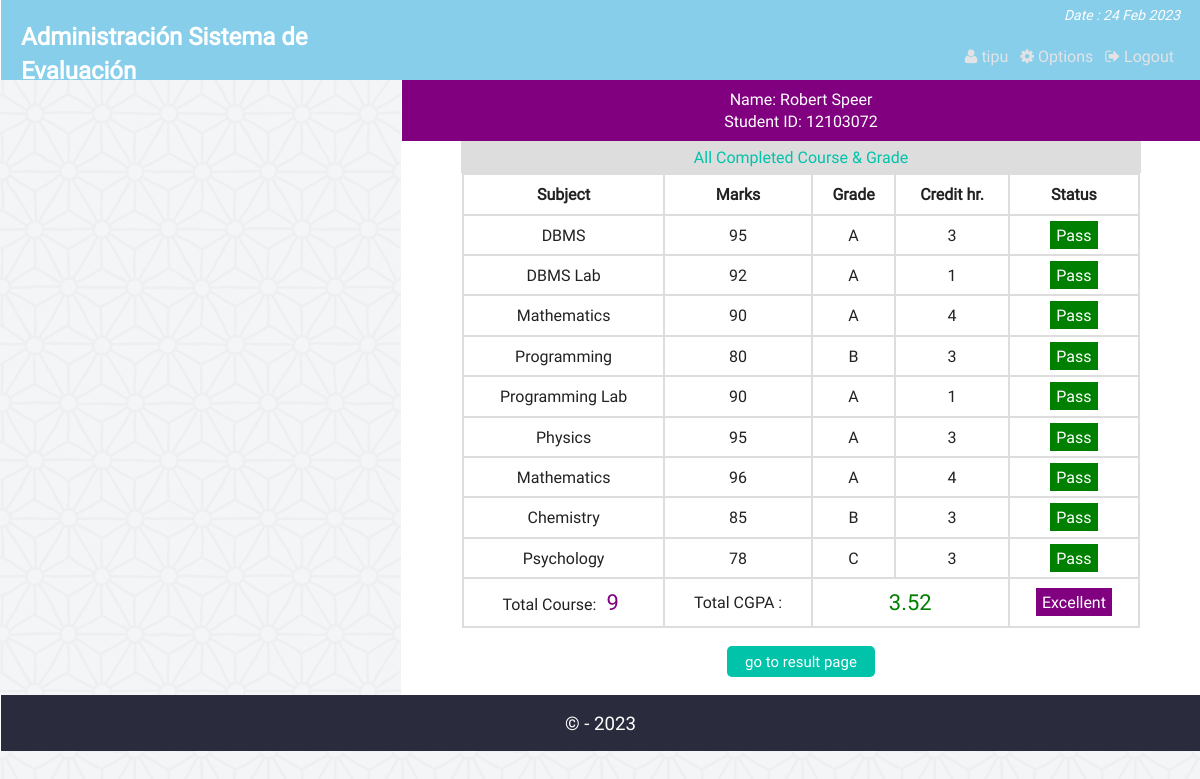
/view_cgpa.php?vr=12103072&vn=Robert Speer (signed in), run on the app's committed database.
### tables this page shows
CREATE TABLE `result` (
  `id` int(11) NOT NULL,
  `st_id` int(11) NOT NULL,
  `marks` int(5) NOT NULL,
  `sub` varchar(50) NOT NULL,
  `semester` varchar(20) NOT NULL
);

### php/functions.php (called while the page is built, shortened)
<?php
class login_registration_class{
	public function view_cgpa($stid){
		global $conn;
		$sql = "select * from result where st_id='$stid'";
		$result = $conn->query($sql);
		return $result;
	}
};
?>

### view_cgpa.php (the view, shortened to what this page needs)
<?php
	require "php/config.php";
	require_once "php/functions.php";
	$user = new login_registration_class();
	if(isset($_REQUEST['vr'])){
		$stid = $_REQUEST['vr'];
		$name = $_REQUEST['vn'];
	}
?>
<?php
include "php/headertop_admin.php";
?>
<div class="all_student fix">
		<?php
		function credit_hour($x){
			if($x=="DBMS") return 3;
			elseif($x == "DBMS Lab") return 1;
			elseif($x == "Mathematics") return 4;
			elseif($x == "Programming") return 3;
			elseif($x == "Programming Lab") return 1;
			elseif($x == "English") return 4;
			elseif($x == "Physics") return 3;
			elseif($x == "Chemistry") return 3;
			elseif($x == "Psychology") return 3;
		}
		function grade_point($gd){
			if($gd<60) return 0;
			elseif($gd>=60 && $gd<70) return 1;
			elseif($gd>=70 && $gd<80) return 2;
			elseif($gd>=80 && $gd<90) return 3;
			elseif($gd>=90 && $gd<=100) return 4;
		}
		?>
		<div>
	<p style="text-align:center;color:#fff;background:purple;margin:0;padding:8px;"><?php echo "Name: ".$name."<br>Student ID: " . $stid; ?></p>
	</div>
	<p style='text-align:center;background:#ddd;color:#01C3AA;padding:5px;width:84%;margin:0 auto'>All Completed Course & Grade</p>
	<?php
			$i=0;
			$ch = 0;
			$gp = 0;
				$get_result = $user->view_cgpa($stid);
				if($get_result && ($get_result->num_rows)>0){
			?>
				<table class="tab_two" style="text-align:center;width:85%;margin:0 auto">
					<th>Subject</th>
					<th>Marks</th>
					<th>Grade</th>
					<th>Credit hr.</th>
					<th>Status</th>
		<?php
				while($rows = $get_result->fetch_assoc()){
				$i++;
				$ch = $ch + credit_hour($rows['sub']);
		?>
			<tr>
				<td><?php echo $rows['sub']; ?></td>
				<td><?php echo $rows['marks']; ?></td>
				<td>
				<?php
					$mark = $rows['marks'];
					if($mark<60){echo "F";}
					elseif($mark>=60 && $mark<70){echo "D";}
					elseif($mark>=70 && $mark<80){echo "C";}
					elseif($mark>=80 && $mark<90){echo "B";}
					elseif($mark>=90 && $mark<=100){echo "A";}
					$gp = $gp + (credit_hour($rows['sub']) * grade_point($rows['marks']));
				?>
				</td>
				<td><?php echo credit_hour($rows['sub']); ?></td>
				<td>
				<?php
					$stat = $rows['marks'];
					if($stat<60){
						echo "<span style='background:red;padding:3px 11px;color:#fff;'>Fail</span>";
					}elseif($stat>=60 && $stat<70){
						echo "<span style='background:yellow'>Retake</span>";
					}else{
						echo "<span style='background:green;padding:3px 6px;color:#fff;'>Pass</span>";
					}
				?>
				</td>
			</tr>
			<?php } ?>
			<tr>
			<td><?php echo "Total Course: <span style='color:#800080;padding:3px 6px;font-size:22px'>".$i."</span>"; ?></td>
				<td colspan="1">Total CGPA : </td>
				<td colspan="2">
				<?php
				$sg = $gp/$ch;
				echo "<span style='color:green;padding:3px 6px;font-size:22px'>" . round($sg,2) . "</span>"; ?>
				</td>
				<td>
					<?php
						if($sg>=3.5){
							echo "<span style='background:purple;padding:3px 6px;color:#fff;'>Excellent";
						}elseif($sg>=3.0 && $sg<3.5){
							echo "<span style='background:green;padding:3px 6px;color:#fff;'>Good";
						}elseif($sg>=2.5 && $sg<3.0){
							echo "<span style='background:gray;padding:3px 6px;color:#fff;'>Average";
						}else{
							echo "<span style='background:red;padding:3px 6px;color:#fff;'>Probation";
						}
					?>
				</td>
			</tr>
		</table>
		<?php
			}
			else{
				echo  "<p style='color:red;text-align:center'>Nothing Found</p>";
				}
		?>
		<div class="back fix">
			<p style="text-align:center"><a href="view_result.php?vr=<?php echo $stid?>&vn=<?php echo $name?>"><button class="editbtn">go to result page</button></a></p>
		</div>
</div>
<?php include "php/footerbottom.php";?>

### css/main.css (style rules this page uses)
html { color: #222; font-size: 1em; line-height: 1.4; }
a { text-decoration:none; }
.fix { overflow:hidden; }
body { font-family:roboto !important; background:url(../img/ptrn.png) repeat fixed; }
.st_reg th, td { padding: 8px; }
.editbtn { background-color: #01C3AA; border: none; border-radius:5px; color: white; padding: 5px 18px; text-align: center; text-decoration: none; display: inline-block; font-size: 15px; margin: 2px 1px; cursor: pointer; }
.all_student { min-height:450px; }
table.att_tab tr,td,th { border:2px solid #ddd; border-collapse:collapse; padding:8px; }

### data on the page
result: sub "DBMS", marks "95", shows "A", sub "3", shows "Pass"
result: sub "DBMS Lab", marks "92", shows "A", sub "1", shows "Pass"
result: sub "Mathematics", marks "90", shows "A", sub "4", shows "Pass"
result: sub "Programming", marks "80", shows "B", sub "3", shows "Pass"
result: sub "Programming Lab", marks "90", shows "A", sub "1", shows "Pass"
result: sub "Physics", marks "95", shows "A", sub "3", shows "Pass"
result: sub "Mathematics", marks "96", shows "A", sub "4", shows "Pass"
result: sub "Chemistry", marks "85", shows "B", sub "3", shows "Pass"
result: sub "Psychology", marks "78", shows "C", sub "3", shows "Pass"

### other printed values
$admin_name "tipu"
$name "Robert Speer"
$stid "12103072"
$i "9"
$sg "3.52"
